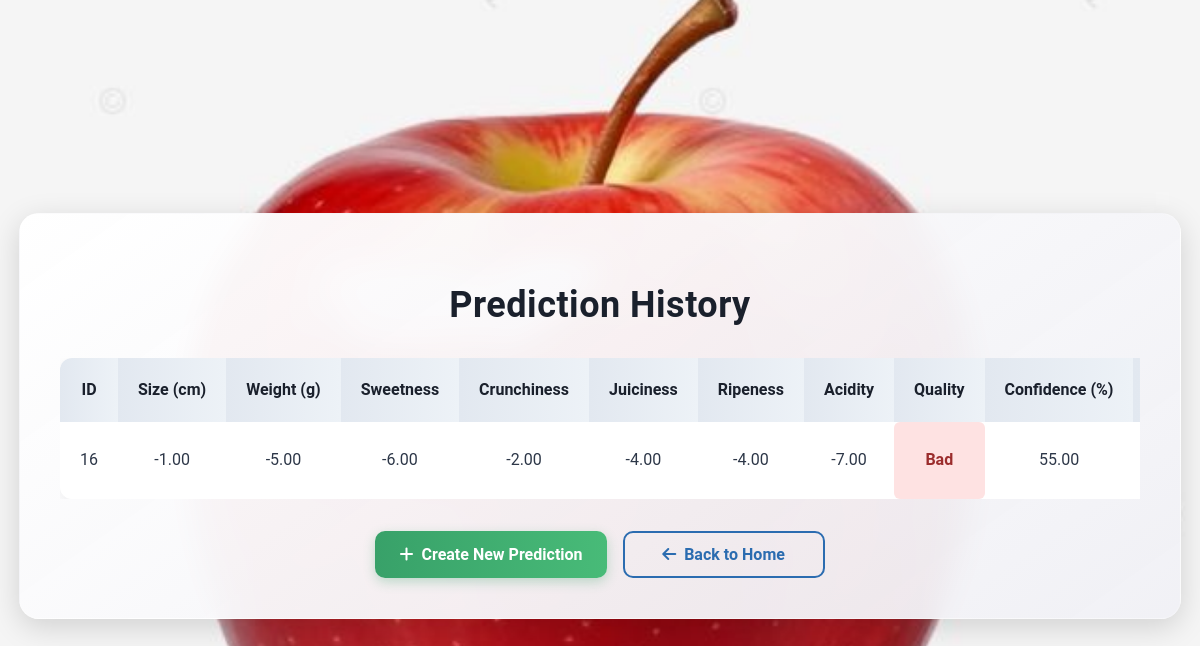
The app's page /history.php (signed in) with its own data.
### tables this page shows
CREATE TABLE `apple_data` (
  `apple_id` int(11) NOT NULL,
  `size` float DEFAULT NULL,
  `weight` float DEFAULT NULL,
  `sweetness` float DEFAULT NULL,
  `crunchiness` float DEFAULT NULL,
  `juiciness` float DEFAULT NULL,
  `ripeness` float DEFAULT NULL,
  `acidity` float DEFAULT NULL,
  `user_id` int(11) DEFAULT NULL,
  `quality` varchar(10) DEFAULT NULL,
  `created_at` timestamp NOT NULL DEFAULT current_timestamp(),
  `confidence` decimal(5,2) DEFAULT NULL
);

### history.php (the view, shortened to what this page needs)
<?php
require 'conn.php';
$user_id = $_SESSION['id'];
$stmt = $dbhandle->prepare("SELECT apple_id, size, weight, sweetness, crunchiness, juiciness, ripeness, acidity, quality, confidence
                           FROM apple_data
                           WHERE user_id = ?
                           ORDER BY apple_id DESC");
$stmt->bind_param("i", $user_id);
$stmt->execute();
$result = $stmt->get_result();
?>
<!DOCTYPE html>
<html lang="en">
<head>
    <link rel="stylesheet" href="css/history.css">
    <link rel="stylesheet" href="https://cdnjs.cloudflare.com/ajax/libs/font-awesome/6.4.2/css/all.min.css">
</head>
<body>
    <div class="container">
        <h2 class="title">Prediction History</h2>
        <?php if ($result->num_rows > 0): ?>
            <div class="history-table" role="region" aria-label="Prediction history table">
                <table>
                    <thead>
                        <tr>
                            <th>ID</th>
                            <th>Size (cm)</th>
                            <th>Weight (g)</th>
                            <th>Sweetness</th>
                            <th>Crunchiness</th>
                            <th>Juiciness</th>
                            <th>Ripeness</th>
                            <th>Acidity</th>
                            <th>Quality</th>
                            <th>Confidence (%)</th>
                            <th>Actions</th>
                        </tr>
                    </thead>
                    <tbody>
                        <?php while ($row = $result->fetch_assoc()): ?>
                            <tr>
                                <td><?php echo htmlspecialchars($row['apple_id']); ?></td>
                                <td><?php echo htmlspecialchars(number_format($row['size'], 2)); ?></td>
                                <td><?php echo htmlspecialchars(number_format($row['weight'], 2)); ?></td>
                                <td><?php echo htmlspecialchars(number_format($row['sweetness'], 2)); ?></td>
                                <td><?php echo htmlspecialchars(number_format($row['crunchiness'], 2)); ?></td>
                                <td><?php echo htmlspecialchars(number_format($row['juiciness'], 2)); ?></td>
                                <td><?php echo htmlspecialchars(number_format($row['ripeness'], 2)); ?></td>
                                <td><?php echo htmlspecialchars(number_format($row['acidity'], 2)); ?></td>
                                <td class="<?php echo $row['quality'] === 'good' ? 'quality-good' : 'quality-bad'; ?>">
                                    <?php echo htmlspecialchars(ucfirst($row['quality'])); ?>
                                </td>
                                <td><?php echo htmlspecialchars(number_format($row['confidence'], 2)); ?></td>
                                <td>
                                </td>
                            </tr>
                        <?php endwhile; ?>
                    </tbody>
                </table>
            </div>
        <?php else: ?>
            <p class="error">No predictions found. Start by creating a new prediction!</p>
        <?php endif; ?>
        <div class="button-group">
            <a href="predict.php" class="register-btn"><i class="fas fa-plus"></i> Create New Prediction</a>
            <a href="home.php" class="back-btn"><i class="fas fa-arrow-left"></i> Back to Home</a>
        </div>
    </div>
</body>
</html>

### css/history.css (style rules this page uses)
body { font-family: 'Roboto', sans-serif; background: url('images/apple.jpg') no-repeat center center fixed; background-size: cover; display: flex; justify-content: center; align-items: center; min-height: 100vh; margin: 0; padding: 1rem; }
.container { background: linear-gradient(145deg, rgba(255, 255, 255, 0.98), rgba(240, 240, 245, 0.95)); backdrop-filter: blur(12px); padding: clamp(2rem, 5vw, 2.5rem); border-radius: 20px; width: clamp(90%, 90vw, 1200px); max-width: 1200px; box-shadow: 0 8px 30px rgba(0, 0, 0, 0.15); border: 1px solid rgba(255, 255, 255, 0.2); margin: 2rem auto; }
.title { font-size: clamp(2rem, 4vw, 2.25rem); font-weight: 700; color: #1A202C; margin-bottom: 2rem; text-align: center; letter-spacing: 0.5px; }
.history-table { width: 100%; overflow-x: auto; margin-bottom: 1.5rem; }
table { width: 100%; border-collapse: collapse; background: #FFFFFF; border-radius: 12px; overflow: hidden; box-shadow: 0 4px 12px rgba(0, 0, 0, 0.05); }
th, td { padding: 1.25rem; text-align: center; font-size: clamp(0.9375rem, 2vw, 1rem); color: #2D3748; white-space: nowrap; line-height: 1.5; }
th { background: linear-gradient(90deg, #E2E8F0, #EDF2F7); font-weight: 600; color: #1A202C; position: sticky; top: 0; z-index: 10; }
td { border-bottom: 1px solid #EDF2F7; }
tr:last-child td { border-bottom: none; }
.quality-bad { color: #9B2C2C; font-weight: 600; background: #FEE2E2; padding: 0.25rem 0.5rem; border-radius: 6px; }
.button-group { display: flex; gap: 1rem; justify-content: center; margin-top: 2rem; }
.register-btn, .back-btn { padding: 0.75rem 1.5rem; border-radius: 10px; font-size: clamp(0.9375rem, 2.5vw, 1rem); font-weight: 600; cursor: pointer; transition: all 0.3s ease; text-align: center; text-decoration: none; display: inline-flex; align-items: center; justify-content: center; gap: 0.5rem; border: none; min-width: 150px; }
.register-btn { background: linear-gradient(90deg, #38A169, #48BB78); color: #FFFFFF; box-shadow: 0 4px 12px rgba(56, 161, 105, 0.3); }
.back-btn { background: transparent; border: 2px solid #2B6CB0; color: #2B6CB0; box-shadow: none; }

### records on screen
apple_data: apple_id "16", size "-1.00", weight "-5.00", sweetness "-6.00", crunchiness "-2.00", juiciness "-4.00", ripeness "-4.00", acidity "-7.00", quality "Bad", confidence "55.00"
